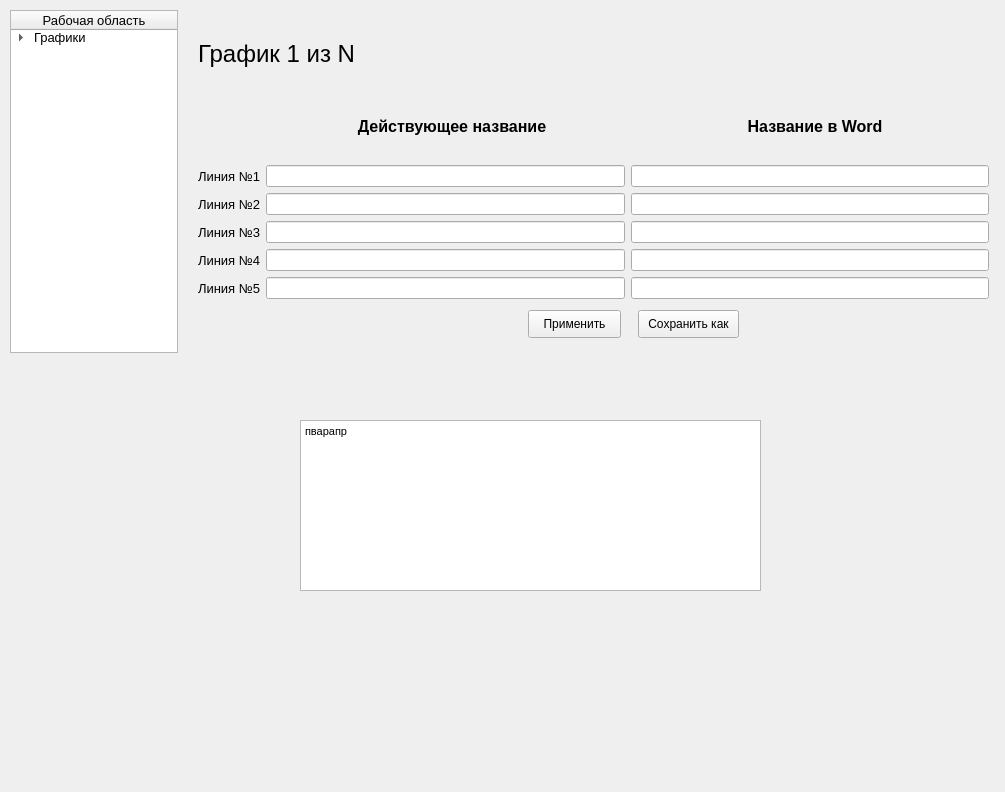
<?xml version="1.0" encoding="UTF-8"?>
<ui version="4.0">
 <class>Alternative_lines</class>
 <widget class="QWidget" name="Alternative_lines">
  <property name="geometry">
   <rect>
    <x>0</x>
    <y>0</y>
    <width>1005</width>
    <height>792</height>
   </rect>
  </property>
  <property name="windowTitle">
   <string>Form</string>
  </property>
  <widget class="QTextEdit" name="textEdit">
   <property name="geometry">
    <rect>
     <x>300</x>
     <y>420</y>
     <width>461</width>
     <height>171</height>
    </rect>
   </property>
   <property name="html">
    <string>&lt;!DOCTYPE HTML PUBLIC &quot;-//W3C//DTD HTML 4.0//EN&quot; &quot;http://www.w3.org/TR/REC-html40/strict.dtd&quot;&gt;
&lt;html&gt;&lt;head&gt;&lt;meta name=&quot;qrichtext&quot; content=&quot;1&quot; /&gt;&lt;style type=&quot;text/css&quot;&gt;
p, li { white-space: pre-wrap; }
&lt;/style&gt;&lt;/head&gt;&lt;body style=&quot; font-family:'MS Shell Dlg 2'; font-size:8.25pt; font-weight:400; font-style:normal;&quot;&gt;
&lt;p style=&quot; margin-top:0px; margin-bottom:0px; margin-left:0px; margin-right:0px; -qt-block-indent:0; text-indent:0px;&quot;&gt;пварапр&lt;/p&gt;&lt;/body&gt;&lt;/html&gt;</string>
   </property>
  </widget>
  <widget class="QWidget" name="">
   <property name="geometry">
    <rect>
     <x>10</x>
     <y>10</y>
     <width>989</width>
     <height>343</height>
    </rect>
   </property>
   <layout class="QHBoxLayout" name="horizontalLayout_3">
    <property name="spacing">
     <number>10</number>
    </property>
    <item>
     <widget class="QTreeWidget" name="work_space_tree">
      <property name="sizePolicy">
       <sizepolicy hsizetype="Fixed" vsizetype="Fixed">
        <horstretch>0</horstretch>
        <verstretch>0</verstretch>
       </sizepolicy>
      </property>
      <property name="minimumSize">
       <size>
        <width>140</width>
        <height>341</height>
       </size>
      </property>
      <property name="maximumSize">
       <size>
        <width>170</width>
        <height>500</height>
       </size>
      </property>
      <property name="styleSheet">
       <string notr="true">QTreeWidget {
    border: 1px solid rgb(0, 0, 0);
    border-radius: 15px;
    background-color: white;
}

QTreeWidget &gt; QWidget {
    background-color: transparent;
}

QHeaderView::section {
    background-color: white; /* Изменяем цвет фона заголовка */
    color: black; /* Изменяем цвет текста заголовка (опционально) */
    padding: 4px; /* Добавляем отступы (опционально) */
    border-radius: 15px; /* Скругляем углы (опционально) */
}</string>
      </property>
      <property name="alternatingRowColors">
       <bool>false</bool>
      </property>
      <property name="selectionBehavior">
       <enum>QAbstractItemView::SelectRows</enum>
      </property>
      <property name="textElideMode">
       <enum>Qt::ElideMiddle</enum>
      </property>
      <property name="indentation">
       <number>20</number>
      </property>
      <property name="animated">
       <bool>false</bool>
      </property>
      <property name="headerHidden">
       <bool>false</bool>
      </property>
      <column>
       <property name="text">
        <string>Рабочая область</string>
       </property>
       <property name="font">
        <font>
         <family>Yu Gothic UI</family>
         <pointsize>10</pointsize>
        </font>
       </property>
       <property name="textAlignment">
        <set>AlignCenter</set>
       </property>
      </column>
      <item>
       <property name="text">
        <string>Графики</string>
       </property>
       <property name="font">
        <font>
         <family>Yu Gothic UI</family>
         <pointsize>10</pointsize>
        </font>
       </property>
       <property name="textAlignment">
        <set>AlignLeading|AlignVCenter</set>
       </property>
       <item>
        <property name="text">
         <string>График 1</string>
        </property>
       </item>
       <item>
        <property name="text">
         <string>График 2</string>
        </property>
       </item>
       <item>
        <property name="text">
         <string>График 3</string>
        </property>
       </item>
       <item>
        <property name="text">
         <string>График 4</string>
        </property>
       </item>
       <item>
        <property name="text">
         <string>График 5</string>
        </property>
       </item>
       <item>
        <property name="text">
         <string>График 6</string>
        </property>
       </item>
      </item>
     </widget>
    </item>
    <item>
     <widget class="QStackedWidget" name="stackedWidget">
      <property name="sizePolicy">
       <sizepolicy hsizetype="Fixed" vsizetype="Fixed">
        <horstretch>0</horstretch>
        <verstretch>0</verstretch>
       </sizepolicy>
      </property>
      <property name="minimumSize">
       <size>
        <width>811</width>
        <height>341</height>
       </size>
      </property>
      <property name="maximumSize">
       <size>
        <width>812</width>
        <height>500</height>
       </size>
      </property>
      <property name="styleSheet">
       <string notr="true">QLineEdit{
    border-radius: 6px; 
    border: 1px solid #ced4da; 
    padding: 6px 12px; 
    background-color: #fff; 
    color: #495057; 
    min-width: 23em;
    max-width: 25em;
}
QLineEdit:focus {
    border: 1px solid #80bdff; 
     outline: none; 
 }

 QLineEdit::placeholder {
     color: #6c757d; 
     font-style: italic;
 }

QLineEdit:hover {\n
    border-color: #495057;
  }

QStackedWidget &gt; QWidget {
        border: 1px solid rgb(0, 0, 0);
        border-radius: 15px;
    	background-color: rgb(255, 255, 255)

}
    QStackedWidget &gt; QWidget {
        background-color: transparent;
   

}</string>
      </property>
      <property name="currentIndex">
       <number>0</number>
      </property>
      <widget class="QWidget" name="page_1">
       <widget class="QPushButton" name="save_as_btn">
        <property name="geometry">
         <rect>
          <x>450</x>
          <y>300</y>
          <width>101</width>
          <height>28</height>
         </rect>
        </property>
        <property name="text">
         <string>Сохранить как</string>
        </property>
       </widget>
       <widget class="QPushButton" name="accept_btn">
        <property name="geometry">
         <rect>
          <x>340</x>
          <y>300</y>
          <width>93</width>
          <height>28</height>
         </rect>
        </property>
        <property name="text">
         <string>Применить</string>
        </property>
       </widget>
       <widget class="QWidget" name="layoutWidget">
        <property name="geometry">
         <rect>
          <x>10</x>
          <y>10</y>
          <width>791</width>
          <height>279</height>
         </rect>
        </property>
        <layout class="QVBoxLayout" name="verticalLayout">
         <item>
          <layout class="QHBoxLayout" name="horizontalLayout_2">
           <item>
            <widget class="QLabel" name="num_graph_lbl">
             <property name="font">
              <font>
               <family>Yu Gothic UI</family>
               <pointsize>18</pointsize>
              </font>
             </property>
             <property name="text">
              <string>График 1 из N</string>
             </property>
            </widget>
           </item>
           <item>
            <spacer name="horizontalSpacer_2">
             <property name="orientation">
              <enum>Qt::Horizontal</enum>
             </property>
             <property name="sizeHint" stdset="0">
              <size>
               <width>498</width>
               <height>20</height>
              </size>
             </property>
            </spacer>
           </item>
          </layout>
         </item>
         <item>
          <layout class="QHBoxLayout" name="horizontalLayout">
           <property name="spacing">
            <number>15</number>
           </property>
           <item>
            <spacer name="horizontalSpacer">
             <property name="orientation">
              <enum>Qt::Horizontal</enum>
             </property>
             <property name="sizeType">
              <enum>QSizePolicy::Fixed</enum>
             </property>
             <property name="sizeHint" stdset="0">
              <size>
               <width>80</width>
               <height>20</height>
              </size>
             </property>
            </spacer>
           </item>
           <item>
            <widget class="QLabel" name="actual_name_lbl">
             <property name="font">
              <font>
               <family>Yu Gothic UI</family>
               <pointsize>12</pointsize>
               <weight>75</weight>
               <bold>true</bold>
              </font>
             </property>
             <property name="text">
              <string>Действующее название</string>
             </property>
             <property name="alignment">
              <set>Qt::AlignCenter</set>
             </property>
            </widget>
           </item>
           <item>
            <widget class="QLabel" name="word_name_lbl">
             <property name="font">
              <font>
               <family>Yu Gothic UI</family>
               <pointsize>12</pointsize>
               <weight>75</weight>
               <bold>true</bold>
              </font>
             </property>
             <property name="text">
              <string>Название в Word</string>
             </property>
             <property name="alignment">
              <set>Qt::AlignCenter</set>
             </property>
            </widget>
           </item>
          </layout>
         </item>
         <item>
          <layout class="QGridLayout" name="gridLayout">
           <item row="0" column="0">
            <widget class="QLabel" name="line_1_lbl">
             <property name="sizePolicy">
              <sizepolicy hsizetype="Minimum" vsizetype="Preferred">
               <horstretch>0</horstretch>
               <verstretch>0</verstretch>
              </sizepolicy>
             </property>
             <property name="font">
              <font>
               <family>Yu Gothic UI</family>
               <pointsize>10</pointsize>
               <underline>false</underline>
               <strikeout>false</strikeout>
              </font>
             </property>
             <property name="text">
              <string>Линия №1</string>
             </property>
            </widget>
           </item>
           <item row="0" column="1">
            <widget class="QLineEdit" name="lineEdit_1">
             <property name="enabled">
              <bool>true</bool>
             </property>
             <property name="sizePolicy">
              <sizepolicy hsizetype="Expanding" vsizetype="Preferred">
               <horstretch>0</horstretch>
               <verstretch>0</verstretch>
              </sizepolicy>
             </property>
             <property name="minimumSize">
              <size>
               <width>325</width>
               <height>0</height>
              </size>
             </property>
             <property name="readOnly">
              <bool>true</bool>
             </property>
            </widget>
           </item>
           <item row="0" column="2">
            <widget class="QLineEdit" name="word_1_lineEdit">
             <property name="sizePolicy">
              <sizepolicy hsizetype="Expanding" vsizetype="Preferred">
               <horstretch>0</horstretch>
               <verstretch>0</verstretch>
              </sizepolicy>
             </property>
             <property name="minimumSize">
              <size>
               <width>325</width>
               <height>0</height>
              </size>
             </property>
            </widget>
           </item>
           <item row="1" column="0">
            <widget class="QLabel" name="lane_2_lbl">
             <property name="sizePolicy">
              <sizepolicy hsizetype="Minimum" vsizetype="Preferred">
               <horstretch>0</horstretch>
               <verstretch>0</verstretch>
              </sizepolicy>
             </property>
             <property name="font">
              <font>
               <family>Yu Gothic UI</family>
               <pointsize>10</pointsize>
               <underline>false</underline>
               <strikeout>false</strikeout>
              </font>
             </property>
             <property name="text">
              <string>Линия №2</string>
             </property>
            </widget>
           </item>
           <item row="1" column="1">
            <widget class="QLineEdit" name="lineEdit_2">
             <property name="enabled">
              <bool>true</bool>
             </property>
             <property name="sizePolicy">
              <sizepolicy hsizetype="Expanding" vsizetype="Preferred">
               <horstretch>0</horstretch>
               <verstretch>0</verstretch>
              </sizepolicy>
             </property>
             <property name="minimumSize">
              <size>
               <width>325</width>
               <height>0</height>
              </size>
             </property>
             <property name="readOnly">
              <bool>true</bool>
             </property>
            </widget>
           </item>
           <item row="1" column="2">
            <widget class="QLineEdit" name="word_2_lineEdit">
             <property name="sizePolicy">
              <sizepolicy hsizetype="Expanding" vsizetype="Preferred">
               <horstretch>0</horstretch>
               <verstretch>0</verstretch>
              </sizepolicy>
             </property>
             <property name="minimumSize">
              <size>
               <width>325</width>
               <height>0</height>
              </size>
             </property>
            </widget>
           </item>
           <item row="2" column="0">
            <widget class="QLabel" name="line_3_lbl">
             <property name="sizePolicy">
              <sizepolicy hsizetype="Minimum" vsizetype="Preferred">
               <horstretch>0</horstretch>
               <verstretch>0</verstretch>
              </sizepolicy>
             </property>
             <property name="font">
              <font>
               <family>Yu Gothic UI</family>
               <pointsize>10</pointsize>
               <underline>false</underline>
               <strikeout>false</strikeout>
              </font>
             </property>
             <property name="text">
              <string>Линия №3</string>
             </property>
            </widget>
           </item>
           <item row="2" column="1">
            <widget class="QLineEdit" name="lineEdit_3">
             <property name="enabled">
              <bool>true</bool>
             </property>
             <property name="sizePolicy">
              <sizepolicy hsizetype="Expanding" vsizetype="Preferred">
               <horstretch>0</horstretch>
               <verstretch>0</verstretch>
              </sizepolicy>
             </property>
             <property name="minimumSize">
              <size>
               <width>325</width>
               <height>0</height>
              </size>
             </property>
             <property name="readOnly">
              <bool>true</bool>
             </property>
            </widget>
           </item>
           <item row="2" column="2">
            <widget class="QLineEdit" name="word_3_lineEdit">
             <property name="sizePolicy">
              <sizepolicy hsizetype="Expanding" vsizetype="Preferred">
               <horstretch>0</horstretch>
               <verstretch>0</verstretch>
              </sizepolicy>
             </property>
             <property name="minimumSize">
              <size>
               <width>325</width>
               <height>0</height>
              </size>
             </property>
            </widget>
           </item>
           <item row="3" column="0">
            <widget class="QLabel" name="line_4_lbl">
             <property name="sizePolicy">
              <sizepolicy hsizetype="Minimum" vsizetype="Preferred">
               <horstretch>0</horstretch>
               <verstretch>0</verstretch>
              </sizepolicy>
             </property>
             <property name="font">
              <font>
               <family>Yu Gothic UI</family>
               <pointsize>10</pointsize>
               <underline>false</underline>
               <strikeout>false</strikeout>
              </font>
             </property>
             <property name="text">
              <string>Линия №4</string>
             </property>
            </widget>
           </item>
           <item row="3" column="1">
            <widget class="QLineEdit" name="lineEdit_4">
             <property name="enabled">
              <bool>true</bool>
             </property>
             <property name="sizePolicy">
              <sizepolicy hsizetype="Expanding" vsizetype="Preferred">
               <horstretch>0</horstretch>
               <verstretch>0</verstretch>
              </sizepolicy>
             </property>
             <property name="minimumSize">
              <size>
               <width>325</width>
               <height>0</height>
              </size>
             </property>
             <property name="readOnly">
              <bool>true</bool>
             </property>
            </widget>
           </item>
           <item row="3" column="2">
            <widget class="QLineEdit" name="word_4_lineEdit">
             <property name="sizePolicy">
              <sizepolicy hsizetype="Expanding" vsizetype="Preferred">
               <horstretch>0</horstretch>
               <verstretch>0</verstretch>
              </sizepolicy>
             </property>
             <property name="minimumSize">
              <size>
               <width>325</width>
               <height>0</height>
              </size>
             </property>
            </widget>
           </item>
           <item row="4" column="0">
            <widget class="QLabel" name="line_5_lbl">
             <property name="sizePolicy">
              <sizepolicy hsizetype="Minimum" vsizetype="Preferred">
               <horstretch>0</horstretch>
               <verstretch>0</verstretch>
              </sizepolicy>
             </property>
             <property name="font">
              <font>
               <family>Yu Gothic UI</family>
               <pointsize>10</pointsize>
               <underline>false</underline>
               <strikeout>false</strikeout>
              </font>
             </property>
             <property name="text">
              <string>Линия №5</string>
             </property>
            </widget>
           </item>
           <item row="4" column="1">
            <widget class="QLineEdit" name="lineEdit_5">
             <property name="enabled">
              <bool>true</bool>
             </property>
             <property name="sizePolicy">
              <sizepolicy hsizetype="Expanding" vsizetype="Preferred">
               <horstretch>0</horstretch>
               <verstretch>0</verstretch>
              </sizepolicy>
             </property>
             <property name="minimumSize">
              <size>
               <width>325</width>
               <height>0</height>
              </size>
             </property>
             <property name="readOnly">
              <bool>true</bool>
             </property>
            </widget>
           </item>
           <item row="4" column="2">
            <widget class="QLineEdit" name="word_5_lineEdit">
             <property name="sizePolicy">
              <sizepolicy hsizetype="Expanding" vsizetype="Preferred">
               <horstretch>0</horstretch>
               <verstretch>0</verstretch>
              </sizepolicy>
             </property>
             <property name="minimumSize">
              <size>
               <width>325</width>
               <height>0</height>
              </size>
             </property>
            </widget>
           </item>
          </layout>
         </item>
        </layout>
       </widget>
      </widget>
      <widget class="QWidget" name="page_2"/>
     </widget>
    </item>
   </layout>
  </widget>
 </widget>
 <resources/>
 <connections/>
</ui>
